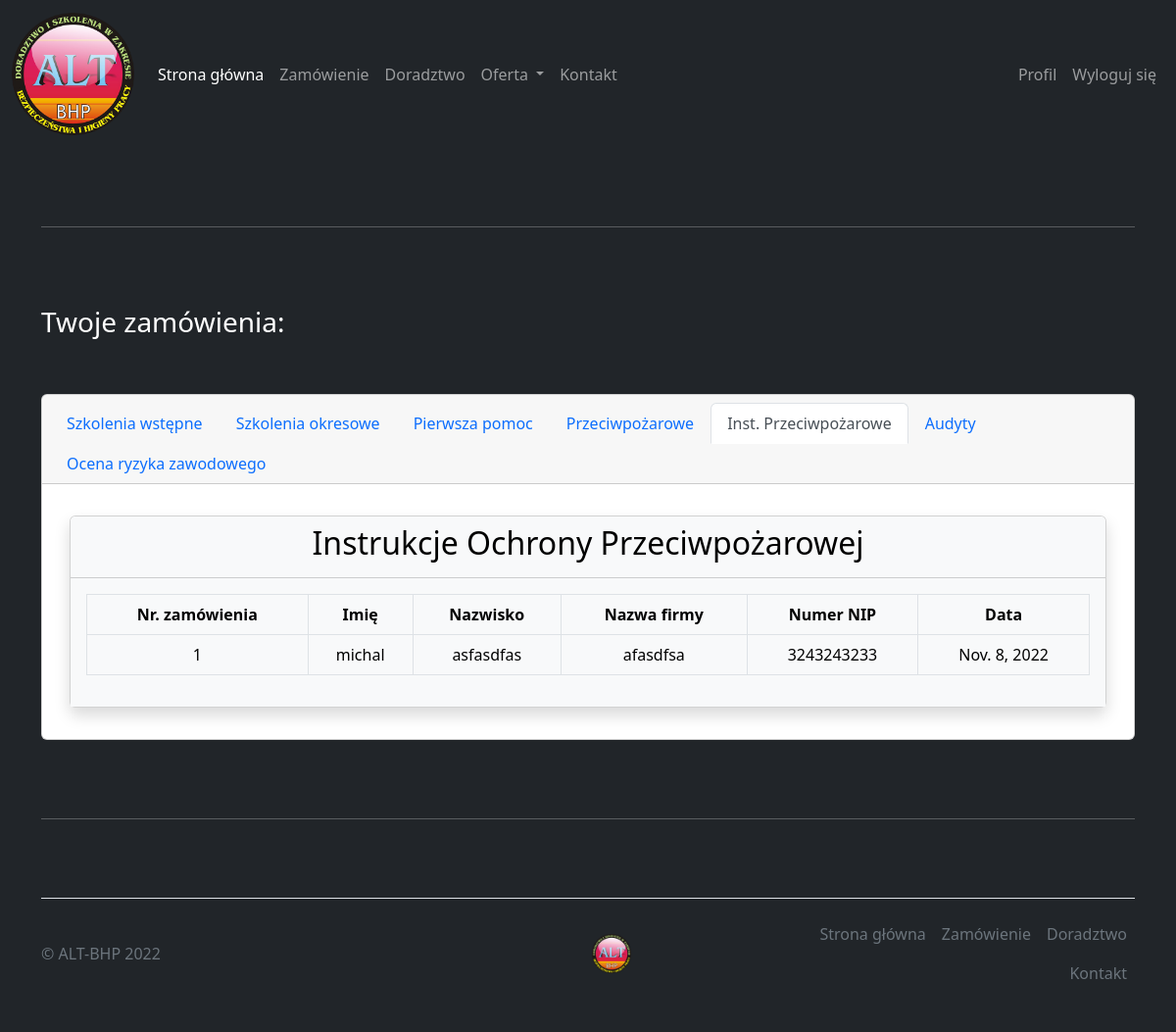
Page /accounts/profile/order/5 (signed in) on the committed database.
### order/models.py (models this page shows, shortened)
class szkolenie_inst_opp(models.Model):
    imie = models.CharField(max_length=20)
    nazwisko = models.CharField(max_length=30)
    email = models.EmailField()
    nazwa_firmy = models.CharField(max_length=100)
    numer_nip = models.CharField(max_length=10)
    numer_telefonu = models.CharField(max_length=11)
    data = models.DateField()
    creator = models.ForeignKey(CustomUser, on_delete=models.CASCADE)
    class Meta:
        verbose_name_plural = "Instrukcja Ochrony Przeciwpożarowej"

### order/views.py (the view)
# urls.py: path('accounts/profile/order/5', order.views.profile_inst_opp),
@login_required
def profile_inst_opp(request):
    orders_inst_opp = szkolenie_inst_opp.objects.filter(creator=request.user)
    return render(request, 'profile_inst_opp.html', {'orders_inst_opp': orders_inst_opp})

### templates/profile_inst_opp.html
{% extends 'temp.html' %}
{% load static %}
{% load profile_tags_wstepne %}
{% block content %}
    <div class="container marketing" style="color: white">
        <hr class="featurette-divider">
        <h3>Twoje zamówienia:</h3><br><br>
        <div class="card text-center">
            <div class="card-header">
                <ul class="nav nav-tabs card-header-tabs">
                    <li class="nav-item">
                        <a class="nav-link " aria-current="true" href="/accounts/profile/order/1">Szkolenia wstępne</a>
                    </li>
                    <li class="nav-item">
                        <a class="nav-link" href="/accounts/profile/order/2">Szkolenia okresowe</a>
                    </li>
                    <li class="nav-item">
                        <a class="nav-link" href="/accounts/profile/order/3">Pierwsza pomoc</a>
                    </li>
                    <li class="nav-item">
                        <a class="nav-link" href="/accounts/profile/order/4">Przeciwpożarowe</a>
                    </li>
                    <li class="nav-item">
                        <a class="nav-link active" href="/accounts/profile/order/5">Inst. Przeciwpożarowe</a>
                    </li>
                    <li class="nav-item">
                        <a class="nav-link" href="/accounts/profile/order/6">Audyty</a>
                    </li>
                    <li class="nav-item">
                        <a class="nav-link" href="/accounts/profile/order/7">Ocena ryzyka zawodowego</a>
                    </li>
                </ul>
            </div>
            <div class="card-body">
                <div class="container my-3">
                    <div class="row">
                        <div class="col-md-12">
                            <div class="card shadow">
                                <div class="card-header text-bg-light "><h2>Instrukcje Ochrony Przeciwpożarowej</h2></div>
                                <div class="card-body text-bg-light ">
                                    <table class="table table-bordered" style="color: black">
                                        <thead>
                                        <tr>
                                            <th>Nr. zamówienia</th>
                                            <th>Imię</th>
                                            <th>Nazwisko</th>
                                            <th>Nazwa firmy</th>
                                            <th>Numer NIP</th>
                                            <th>Data</th>
                                        </tr>
                                        </thead>
                                        <tbody>
                                        {% for item in orders_inst_opp %}
                                            <tr>
                                                <td>{{ item.id }}</td>
                                                <td>{{ item.imie }}</td>
                                                <td>{{ item.nazwisko }}</td>
                                                <td>{{ item.nazwa_firmy }}</td>
                                                <td>{{ item.numer_nip }}</td>
                                                <td>{{ item.data }}</td>
                                            </tr>
                                        {% endfor %}
                                        </tbody>
                                    </table>
                                </div>
                            </div>
                        </div>
                    </div>
                </div>
            </div>
        </div>
        <hr class="featurette-divider">
    </div>
{% endblock %}

### templates/temp.html (style rules this page uses)
.featurette-divider { margin: 5rem 0; color: white; }

### rows in the picture
szkolenie_inst_opp: id "1", imie "michal", nazwisko "asfasdfas", nazwa_firmy "afasdfsa", numer_nip "3243243233", data "Nov. 8, 2022"
